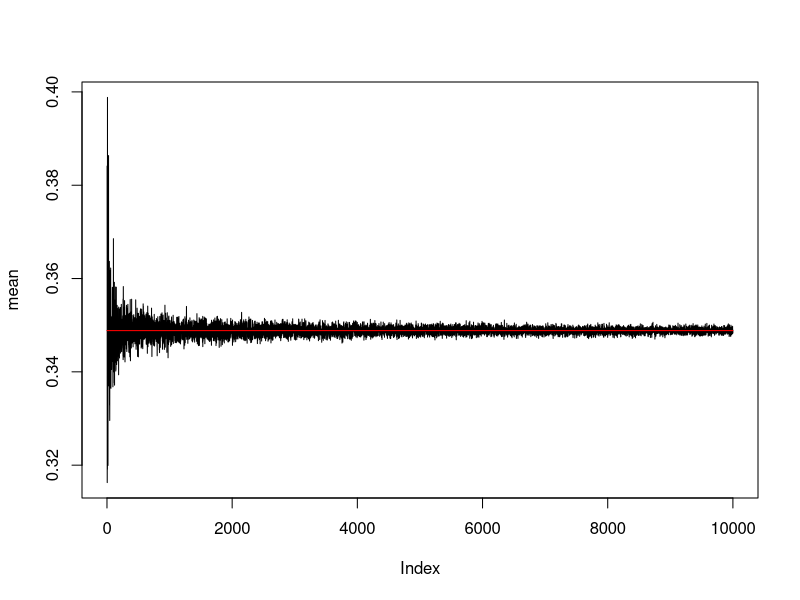
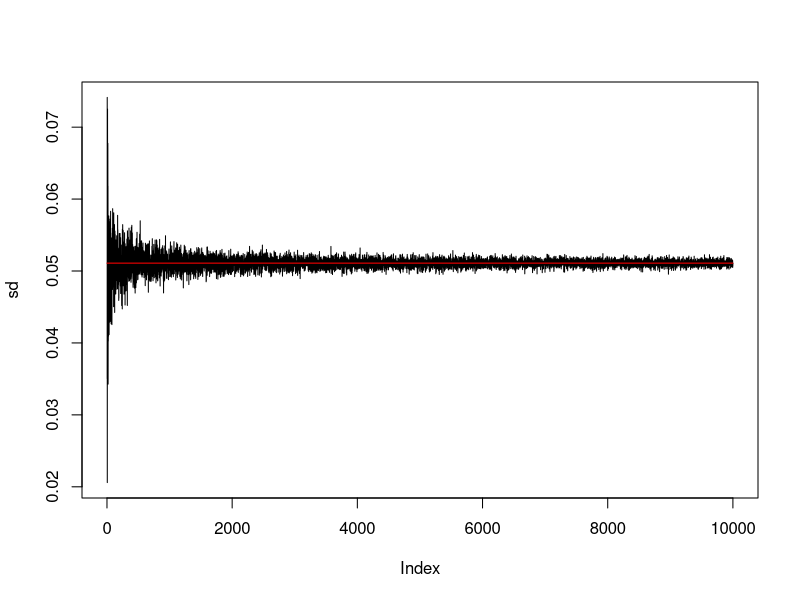
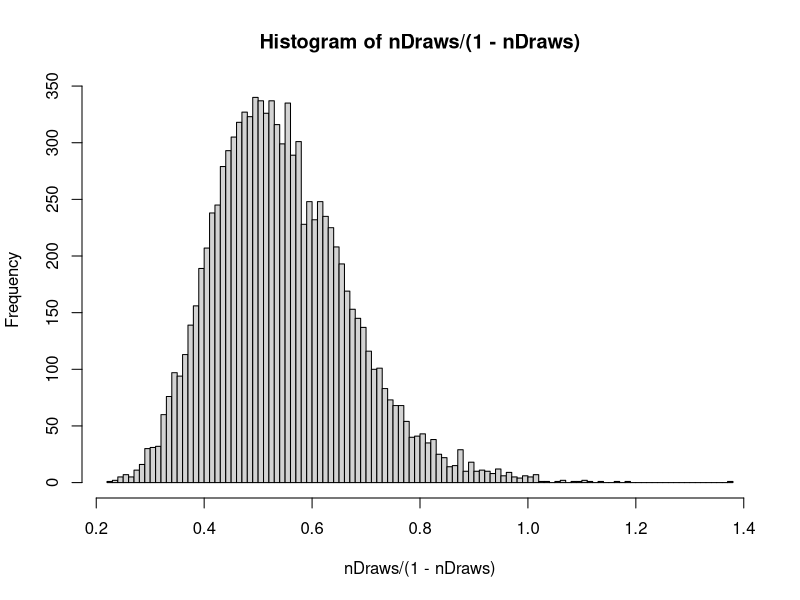
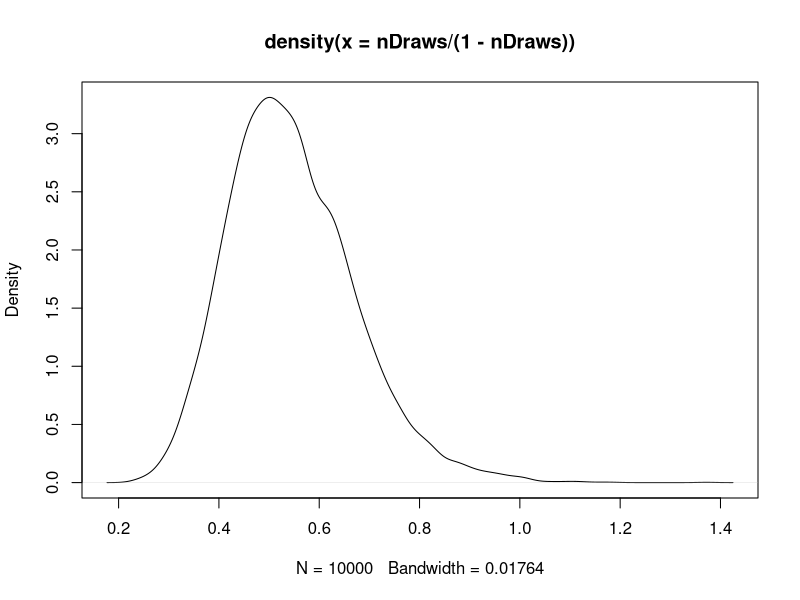
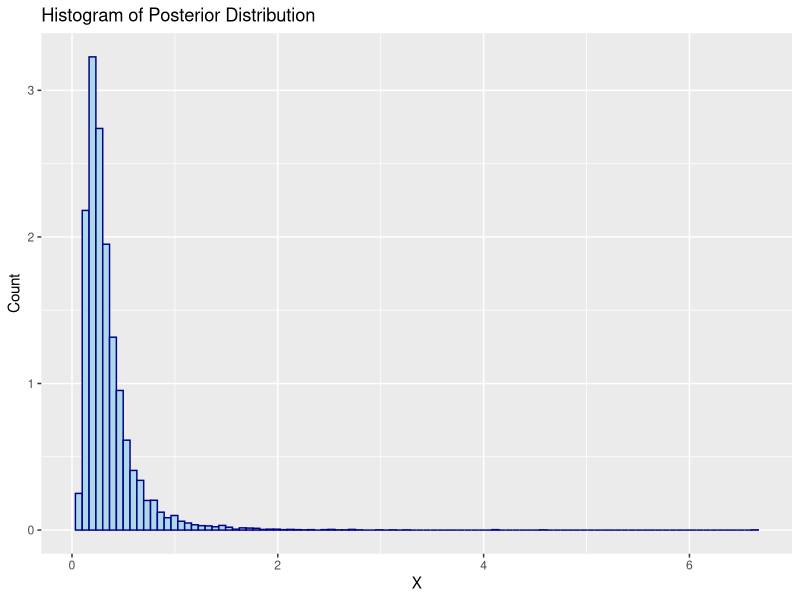
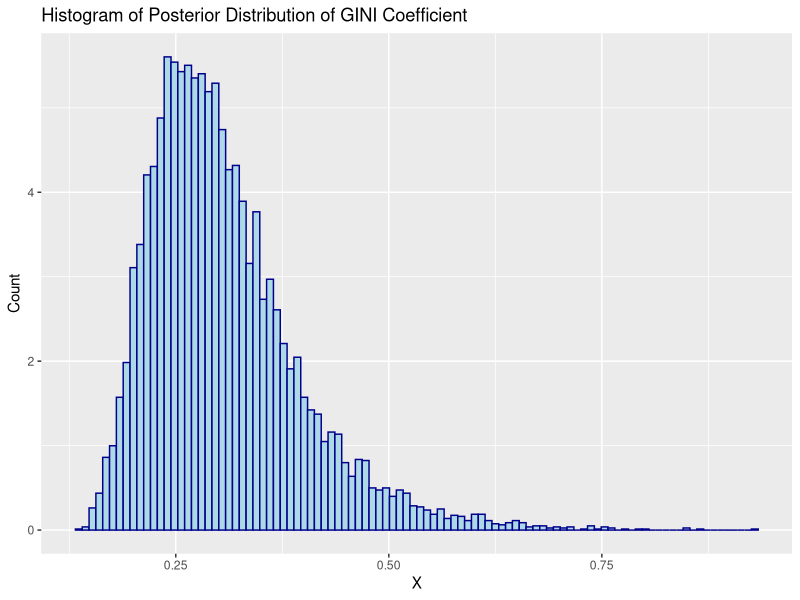
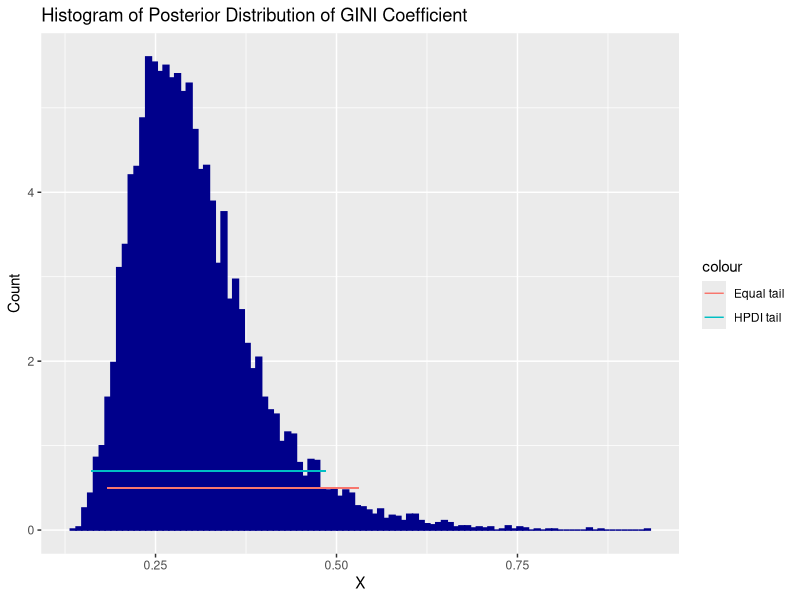
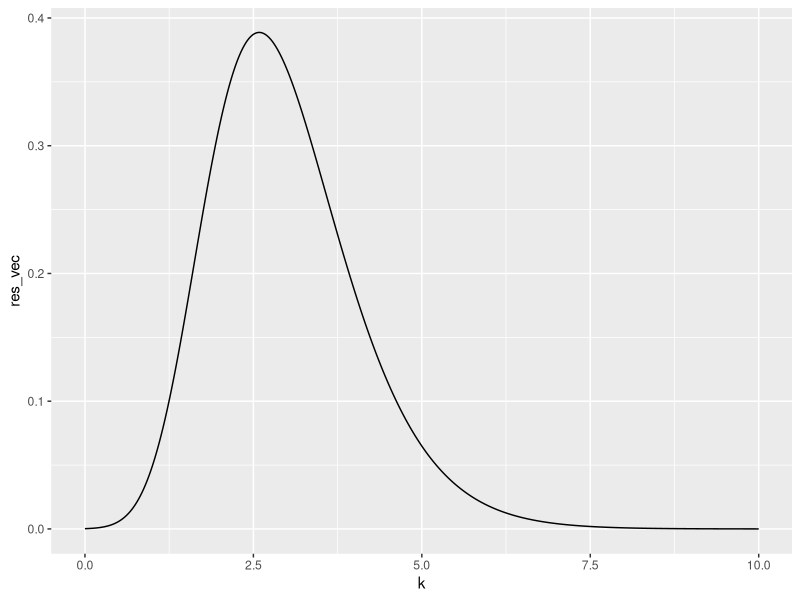

The R script that drew these images, in order:
library(ggplot2)
set.seed(12345)

#Question 1a
s <- 22
n <- 70
alpha_0 <- 8
beta_0 <- 8
f <- n-s

alpha <- alpha_0+s
beta <- beta_0+f
real_mean <- alpha/(alpha+beta)
real_sd <- sqrt(alpha*beta/((alpha+beta)**2*(alpha+beta+1)))

mean <- c()
sd <- c()

for(i in seq(0,10000)){
  nDraws <- rbeta(i,alpha,beta)
  mean <- append(mean,mean(nDraws))
  sd <- append(sd,sd(nDraws))
}

plot(mean,type = 'l')
lines(x=seq(0,10000),y=rep(real_mean,10001),col="red")

plot(sd,type = 'l')
lines(x=seq(0,10000),y=rep(real_sd,10001),col="red")

#Question 1b
real_prob <- pbeta(0.3,alpha,beta,lower.tail = FALSE)
nDraws <- rbeta(10000,alpha,beta)
sample_prob <- sum(nDraws>0.3)/length(nDraws)

cat("The difference bettween real and simulation probability are",sample_prob-real_prob,"which is very close")

#Question 1c
hist(nDraws/(1-nDraws),breaks = 100)
plot(density(nDraws/(1-nDraws)))

#-----------------------------------

#Question 2a
obs <- c(33,24,48,32,55,74,23,17)
n <- length(obs)-1

calculate_tau <- function(mu)
{
  res <- (sum((log(obs) - mu)^2))/n
  return(res)
}

tau_2 <- calculate_tau(mu = 3.6)

X <- rchisq(10000,df = n)
xs <- (n*tau_2)/X

xs_df <- as.data.frame(xs)

ggplot(data = xs_df, aes(x = xs)) + 
  geom_histogram(aes(y = ..density..), color = "darkblue", fill = "lightblue",bins = 100) +
  labs(title = "Histogram of Posterior Distribution", x = "X", y = "Count") 

#Question 2b
phi_z <- sqrt(xs)/sqrt(2)
G <- (2 * pnorm(phi_z,mean = 0,sd = 1)) -1

G_df <- as.data.frame(G)

ggplot(data = G_df, aes(x = G)) + 
  geom_histogram(aes(y = ..density..), color = "darkblue", fill = "lightblue",bins = 100) +
  labs(title = "Histogram of Posterior Distribution of GINI Coefficient", x = "X", y = "Count")

#Question 2c
lower_b <- quantile(G,0.025)
upper_b <- quantile(G,0.975)

CI <- c(lower_b,upper_b)
CI

#Question 2d
kdens_estimate <- density(G)

dens_df <- data.frame(x = kdens_estimate$x,y  = kdens_estimate$y)

ordered_indices <- order(dens_df$y,decreasing = TRUE)

ordered_dens_df <- dens_df[ordered_indices,]

ordered_dens_df$csum <- cumsum(ordered_dens_df$y)

cutoff <- 0.95* ordered_dens_df$csum[dim(ordered_dens_df)[1]]

HPdensity <- ordered_dens_df[ordered_dens_df$csum <= cutoff,]

HPDIntervals <- c(min(HPdensity$x),max(HPdensity$x))

ggplot(data = G_df, aes(x = G)) + 
  geom_histogram(aes(y = ..density..), color = "darkblue", fill = "darkblue",bins = 100) +
  labs(title = "Histogram of Posterior Distribution of GINI Coefficient", x = "X", y = "Count") +
  geom_segment(aes(x = CI[1],y = 0.5,yend =  0.5,xend = CI[2],colour = 'Equal tail'))  +
  geom_segment(aes(x = HPDIntervals[1],y = 0.7,yend =  0.7,xend = HPDIntervals[2],colour = 'HPDI tail'))

#--------------------------------
#Question 3a
posterior_func_before_normal <- function(k,data,lambda,mu){
  data <- c( -2.79, 2.33, 1.83, -2.44, 2.23, 2.33, 2.07, 2.02, 2.14, 2.54)
  lambda <- 0.5
  mu <- 2.4
  n <- length(data)
  elem1 <- (1/(2*pi*besselI(k,nu=0)))**n
  elem2 <- sum(cos(data-mu))-lambda
  result <- lambda*elem1*exp(k*elem2)
  
  
  return (result)
}

k <- seq(0,10,0.001)
integration_factor=integrate(posterior_func_before_normal, lower =0 , upper = 10)[[1]]

posterior_func_norm <- function(k){
  data <- c( -2.79, 2.33, 1.83, -2.44, 2.23, 2.33, 2.07, 2.02, 2.14, 2.54)
  lambda <- 0.5
  mu <- 2.4
  n <- length(data)
  elem1 <- (1/(2*pi*besselI(k,nu=0)))**n
  elem2 <- sum(cos(data-mu))-lambda
  result <- lambda*elem1*exp(k*elem2)
  
  
  return (result/integration_factor)
}
testintegrate= integrate(posterior_func_norm, lower =0 , upper = 10)[[1]]
cat("The integration of normalized posterior distribution is ",testintegrate)
res_vec <- posterior_func_norm(k)
plotdf <- data.frame(k,res_vec)

ggplot(plotdf)+geom_line(aes(x=k,y=res_vec))

#Question 3b
max_index <- which.max(plotdf$res_vec)
post_mode <- plotdf[max_index,1]

cat("The posterior mode of k is ",post_mode )